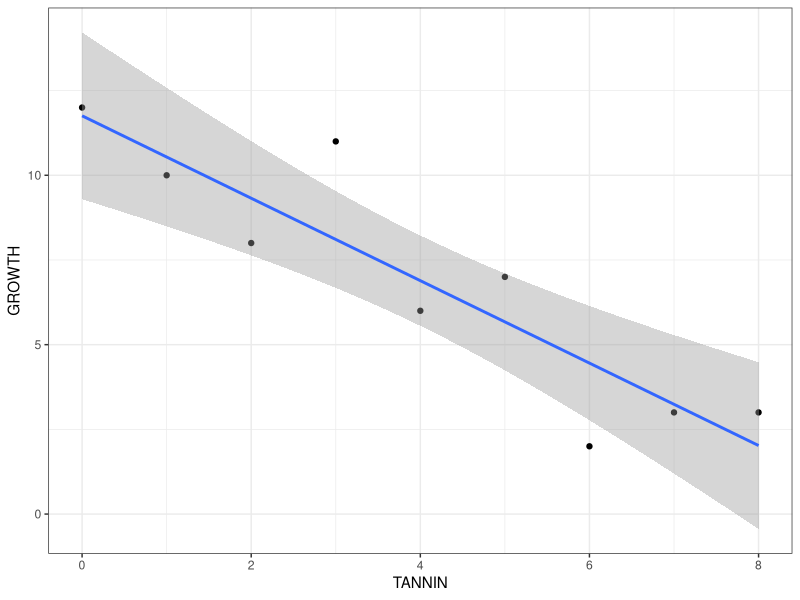
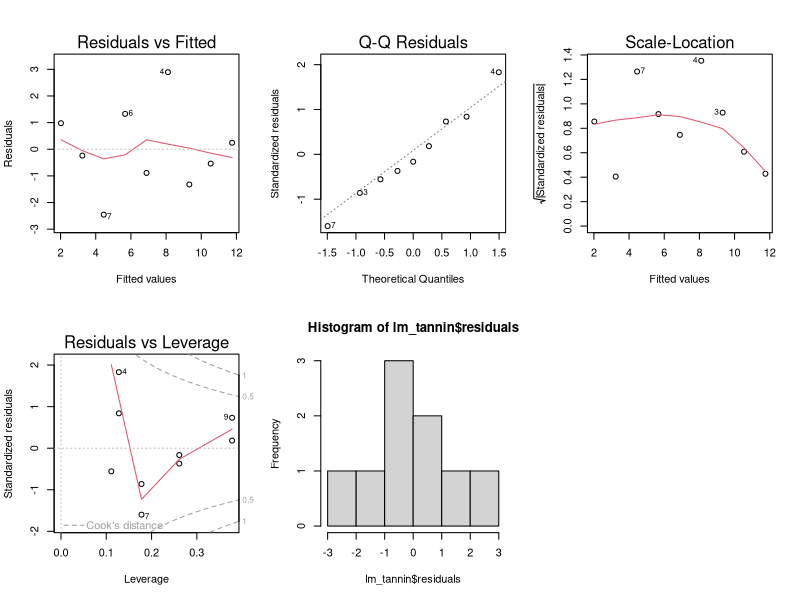
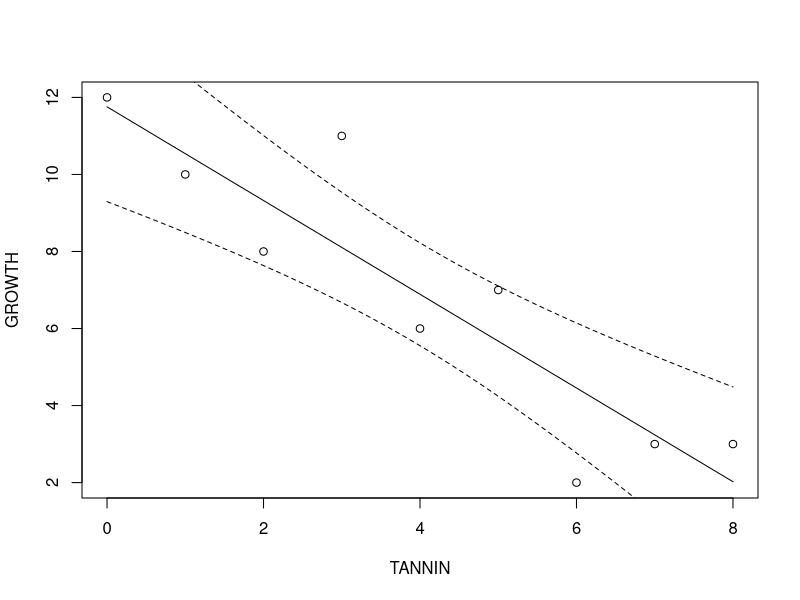

The R source for these figures, in order:
library(ggplot2)
library(dplyr)
library(tidyr)
library(broom)

tannin_data = read.csv("data/tannin.csv")

p1 = ggplot(data=tannin_data, aes(x=TANNIN, y=GROWTH)) + theme_bw()
p1 = p1 + geom_point()
p1 = p1 + geom_smooth(method="lm")

lm_tannin = lm(GROWTH~TANNIN, data=tannin_data)

# The coefficients each have standard errors, a t-value which is a test statistic for the null hypothesis of a zero coefficient value, and a p-value associated with this null hypothesis.
print(summary(lm_tannin))
print(p1)

par(mfrow=c(2,3))
plot(lm_tannin)

# plot histogram of residuals, if shape is normal: sounds good.
hist(lm_tannin$residuals)

par(mfrow=c(1,1))

# summary.aov(lm_tannin)

# lm_null<-lm(GROWTH~1,data=tannin_data)

MOD.2<-update(lm_tannin,data=tannin_data[-7,])
print(summary(MOD.2))

MOD.3<-update(lm_tannin,data=tannin_data[-9,])
print(summary(MOD.3))


## Play with prediction
NEWXVARS<-seq(0,8,length=100)
NEWYVARS<-predict(lm_tannin,newdata=list(TANNIN=NEWXVARS),int="c")


plot(GROWTH~TANNIN, data=tannin_data)
matlines(NEWXVARS,NEWYVARS,lty=c(1,2,2),col="black")

